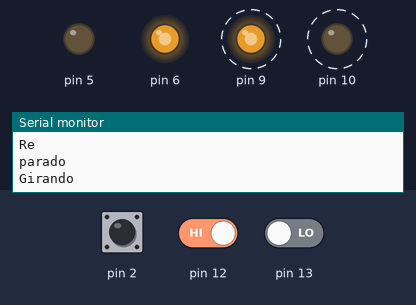
Simulated run of this sketch. Board: Arduino Uno, built with avr-gcc and run on an emulated ATmega328P. Shown: output pins drawn as LEDs (lit = HIGH), the last lines printed to the serial monitor. Dashed ring = blinking. Inputs (shaded band) come from the test bench; at power-on: pin 13 LOW, pin 12 HIGH, pin 2 HIGH.

Above: at 2.6 s.
2.7 s: pin 13 driven HIGH
At 3.0 s:
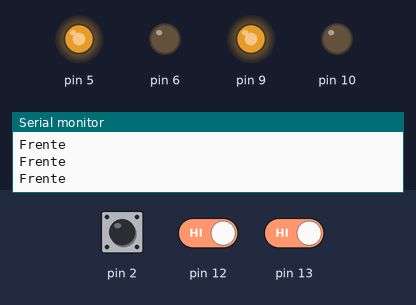
4.2 s: pin 12 driven LOW
At 4.38 s:
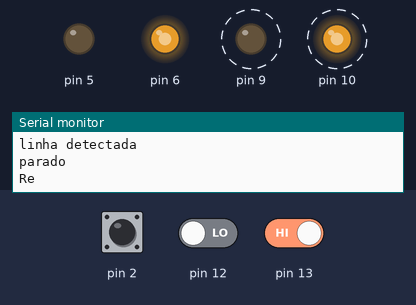
7.8 s: pin 12 driven HIGH
At 8.3 s:
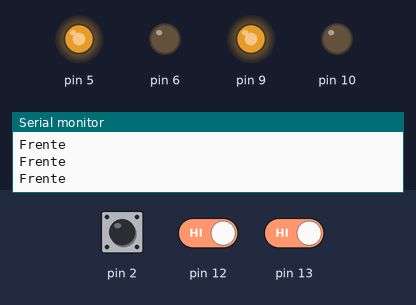
9.3 s: pin 13 driven LOW
At 10.1 s:
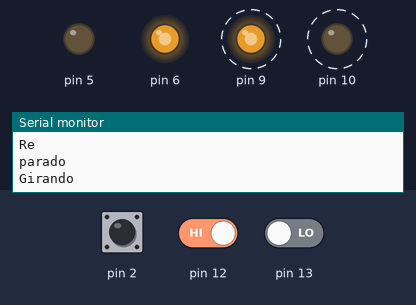
Timing chart, 0 to 13.8 s (numbered marks = the images above; inputs shaded):
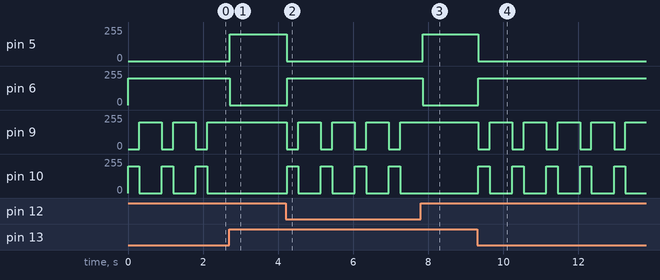

The sketch:

robo.ino
```cpp
/*******************************************************************************************************
------------------------------------Autor : Gustavo R Stroschon-----------------------------------------
------------------------------------date: 21/02/2020----------------------------------------------------
------------------------------------função do programa:codigo utilizado para a demonstraçao do robo sumo
*******************************************************************************************************/

void setup() {

pinMode(11, INPUT);
pinMode(12, INPUT);
pinMode(13, INPUT);

pinMode(2, INPUT_PULLUP);

pinMode(5, OUTPUT);
pinMode(6, OUTPUT);
pinMode(9, OUTPUT);
pinMode(10, OUTPUT);

Serial.begin(9600);

while (digitalRead(2) == 0) {
delay(1);
stop();
Serial.println("aguardando");
}
}

void loop() {

if (!digitalRead(12) || !digitalRead(13)) {//verifica
Serial.println("linha detectada");
stop();
delay(1);
re();
delay(300);
stop();
delay(1);
girar();
delay(600);
stop();
}

frente();
delay(1);
}
void re() {
Serial.println("Re");
analogWrite(5, 0);
analogWrite(6, 200);
analogWrite(9, 0);
analogWrite(10, 200);
}
void frente() {
Serial.println("Frente");
analogWrite(5, 200);
analogWrite(6, 0);
analogWrite(9, 200);
analogWrite(10, 0);
}
void girar() {
Serial.println("Girando");
analogWrite(5, 0);
analogWrite(6, 200);
analogWrite(9, 200);
analogWrite(10, 0);
}
void stop() {
Serial.println("parado");
analogWrite(5, 0);
analogWrite(6, 0);
analogWrite(9, 0);
analogWrite(10, 0);

}
```

Measured:
- after the input at 2.7 s, pin 5: 0/255 → 200/255 at once; pin 6: 200/255 → 0/255 at once; pin 9: stops changing and stays 200/255; pin 10: stops changing and stays 0/255
- after the input at 4.2 s, pin 5: 200/255 → 0/255 at once; pin 6: 0/255 → 200/255 at once; pin 9: alternates 200/255 for 0.60 s and 0/255 for 0.30 s, starting at once; pin 10: alternates 200/255 for 0.30 s and 0/255 for 0.60 s, starting at once
- after the input at 7.8 s, pin 5: 0/255 → 200/255 after 0.05 s; pin 6: 200/255 → 0/255 after 0.05 s; pin 9: stops changing and stays 200/255; pin 10: stops changing and stays 0/255
- after the input at 9.3 s, pin 5: 200/255 → 0/255 at once; pin 6: 0/255 → 200/255 at once; pin 9: alternates 200/255 for 0.60 s and 0/255 for 0.30 s, starting at once; pin 10: alternates 200/255 for 0.30 s and 0/255 for 0.60 s, starting at once
- by itself, pin 9: alternates 200/255 for 0.60 s and 0/255 for 0.30 s
- by itself, pin 10: alternates 200/255 for 0.30 s and 0/255 for 0.60 s
